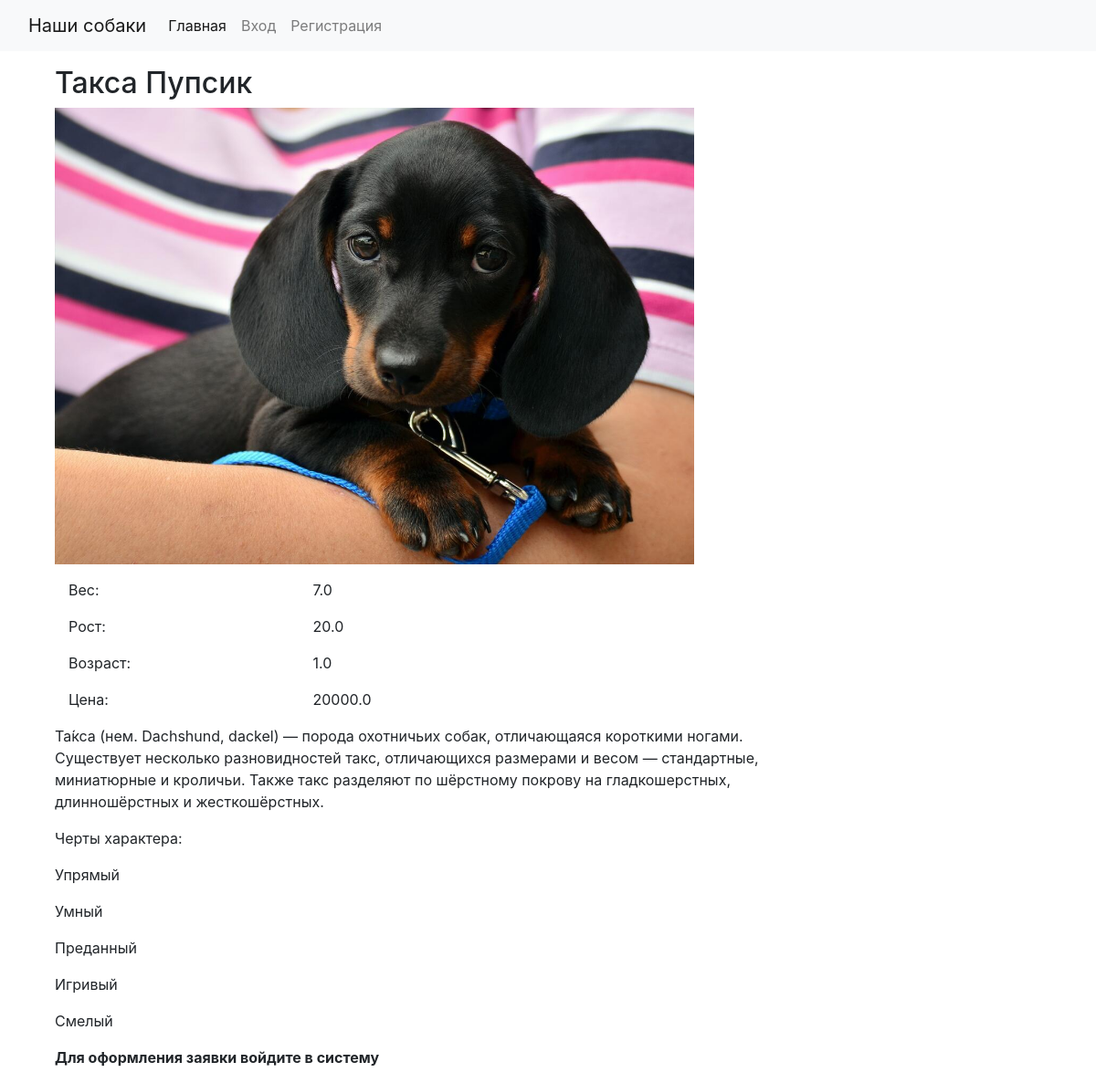
/2, run on the app's committed database.
### blog/models.py (models this page shows, shortened)
class Dogs(models.Model):
    dogName = models.CharField(verbose_name='Имя',
                               max_length=50)
    description = models.TextField(verbose_name='Описание',
                                   blank=True)
    weight = models.FloatField(verbose_name='Вес',
                               blank=False)
    height = models.FloatField(verbose_name='Рост',
                               blank=False)
    age = models.FloatField(verbose_name='Возраст', blank=False)
    price = models.FloatField(verbose_name="Цена")
    photo = models.ImageField(verbose_name='Изображения',
                              upload_to='photos/%Y/%m/%d/', blank=True)
    character = models.ManyToManyField('Characters', verbose_name='Черты характера', blank=True)
    class Meta:
        verbose_name = 'Собака'
        verbose_name_plural = 'Собаки'

class Characters(models.Model):
    characterType = models.CharField(verbose_name='Черта характера',
                                     max_length=50)
    class Meta:
        verbose_name = 'Черта характера'
        verbose_name_plural = 'Черта характера'

### blog/views.py (the view)
# urls.py: path('<int:dog_id>', by_dog, name='by_dog'),
def by_dog(request, dog_id):
    current_dog = Dogs.objects.get(pk=dog_id)
    context = {
        'current_dog': current_dog,
        'message': ""
    }
    return render(request, 'blog/by_dog.html', context)

### templates/blog/by_dog.html (shortened to what this page needs)
{% extends "layout/base.html" %}
{% block content %}
    <div class="mb-3">
        <h2>{{ current_dog.dogName }}</h2>
        <img src="{{ current_dog.photo.url }}" width="700" height="500" alt=""/>
    <div class="container mt-3">
        <div class="row justify-content-start">
    <div class="col-4">
      <p>Вес: </p>
    </div>
    <div class="col-4">
      <p>{{ current_dog.weight }}</p>
    </div>
        </div>
    </div>
    <div class="container">
             <div class="row justify-content-start">
    <div class="col-4">
      <p>Рост: </p>
    </div>
    <div class="col-4">
      <p>{{ current_dog.height }}</p>
    </div>
  </div>
    </div>
    <div class="container">
             <div class="row justify-content-start">
    <div class="col-4">
      <p>Возраст: </p>
    </div>
    <div class="col-4">
      <p>{{ current_dog.age }}</p>
    </div>
  </div>
    </div>
    <div class="container">
             <div class="row justify-content-start">
    <div class="col-4">
      <p>Цена: </p>
    </div>
    <div class="col-4">
      <p>{{ current_dog.price }}</p>
    </div>
  </div>
    </div>
        <p>{{ current_dog.description }}</p>
        {% if  current_dog.character.all.exists%}
        <p>Черты характера: </p>
        {% for purp in current_dog.character.all %}
            <p>{{ purp.characterType }}</p>
        {% endfor %}
        {% endif %}
    {% if not user.is_staff %}
        {% if user.is_authenticated %}
    <form action="{% url 'addDeal' current_dog.pk%}" method="post">
        {% csrf_token %}
        Дополнительная информация для заявки: <input type="text" name="addInfo"/>
        <button type="submit" name='mybtn2'>Подать заявку</button>
    </form>
            {% else %}
            <b>Для оформления заявки войдите в систему</b>
    {% endif %}
    {% endif %}
    </div>
{% endblock %}

### data on the page
Dogs: dogName "Такса Пупсик", photo (picture), weight "7.0", height "20.0", age "1.0", price "20000.0", description "Та́кса (нем. Dachshund, dackel) — порода охотничьих собак, отличающаяся короткими ногами. Существует несколько разновидностей такс, отличающихся размерами и весом — стандартные, миниатюрные и кроличьи. Также такс разделяют по шёрстному покрову на гладкошерстных, длинношёрстных и жесткошёрстных."
Characters: characterType "Упрямый"
Characters: characterType "Умный"
Characters: characterType "Преданный"
Characters: characterType "Игривый"
Characters: characterType "Смелый"
